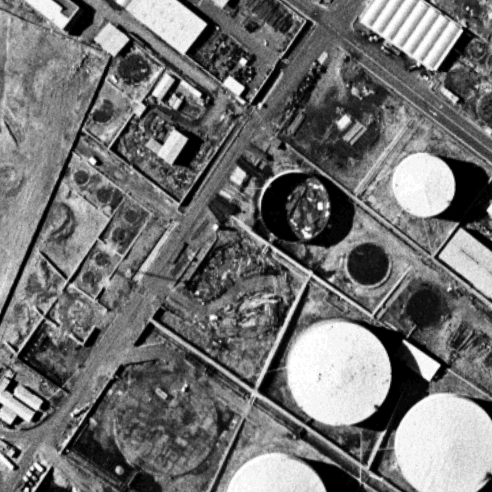
#> input picture imagen_30colores.png, 492 x 492 px; its folder holds only this picture in this run
$ python -i processing_functions.py   (imports and definitions only)
#> lines starting #> are read from the running program, lines starting #| are printed output that depends on the picture
#> further down, picture is the input picture: PIL image 492x492 P; min 0, max 254, mean 113.9
#!/usr/bin/env python3

import webbrowser
import matplotlib.pyplot as plt
import sys
from statistics  import stdev
from PIL import Image
import sklearn
import math
from math import *

# Function that asserts that the image is grayscale.
# [51 lines left out: functions is_grey_scale, grayscale_check_and_convertion, count_pixels_values_relative, count_pixels_values_acumulative, y_axis_setter, y_axis_setter_from_list, not called in this run]


# Function that returns a file name, extracts the extension and returns it.
def obtain_extension(imageFileName):
    return imageFileName.split('.')[1]

# Function that returns the image size, defined as the multiplication of the width and height.
def image_size(img):
    w,h = img.size
    return w * h

# Function that returns the first and the last value of the image that are used in the grayscale.
# [103 lines left out: functions find_min_max, summ_of_values, get_bright, get_contrast, get_entropy, normalize_histogram and 4 more, not called in this run]

def show_histograms(img):
    show_absolute_histogram(img)
    show_accumulative_histogram(img)

# [106 lines left out: functions show_histogram_from_list, transformation_by_sections, equalize_histogram, specify_histogram, find_grayscale_value, gamma_correction and 1 more, not called in this run]

curr_pos = 0
list_of_plots = []
ax = None
fig = None

# [62 lines left out: functions key_event, show_list_of_histograms, digitalization, not called in this run]


# --------------------- SEGUNDA PARTE -------------------------------------------- SEGUNDA PARTE -------------------------------------------- SEGUNDA PARTE -------------------------------------------- SEGUNDA PARTE -------------------------------------------- SEGUNDA PARTE -----------------------

def horizontal_mirror(img):
    w, h = img.size
#> w = 492; h = 492

    for i in range(int(w/2)):
        for j in range(h):
            aux_pixel = img.getpixel((i, j))
            img.putpixel((i, j), img.getpixel((w-i-1, j)))
            img.putpixel((w-i-1, j), aux_pixel)
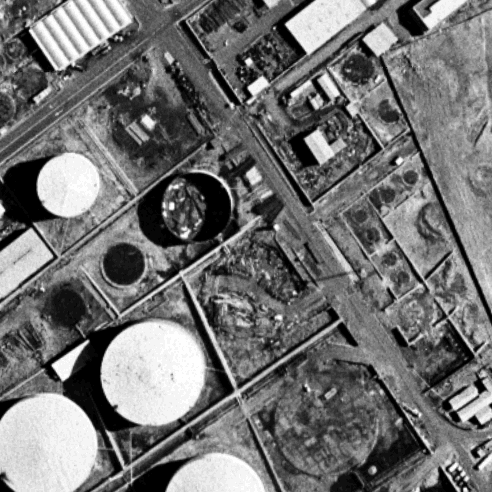
#> img: PIL image 492x492 P; min 0, max 254, mean 113.9

    return img

# [98 lines left out: functions vertical_mirror, traspose, escalate_dimensions, escalate_percentage, interpole_VMP, interpole_bilineal and 1 more, not called in this run]

# mostrar contraste y brillo,

>>> from PIL import Image
>>> picture = Image.open('imagen_30colores.png')
>>> result = horizontal_mirror(picture)
